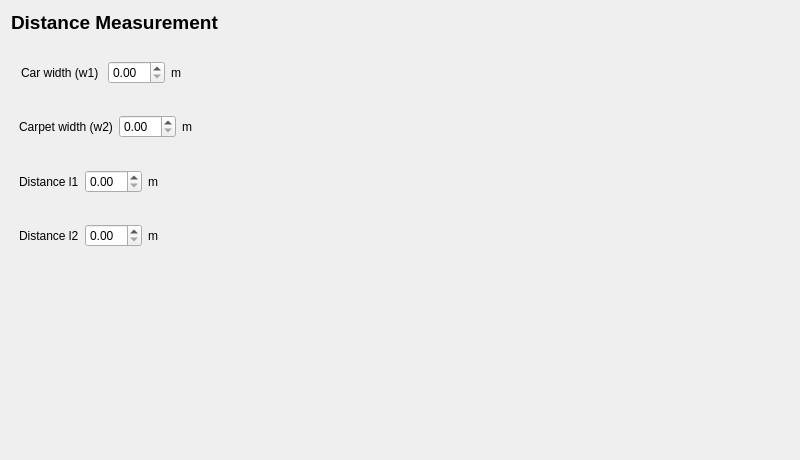
<?xml version="1.0" encoding="UTF-8"?>
<ui version="4.0">
 <class>MeasurementPage</class>
 <widget class="QWidget" name="MeasurementPage">
  <property name="windowModality">
   <enum>Qt::WindowModal</enum>
  </property>
  <property name="geometry">
   <rect>
    <x>0</x>
    <y>0</y>
    <width>800</width>
    <height>460</height>
   </rect>
  </property>
  <property name="minimumSize">
   <size>
    <width>0</width>
    <height>0</height>
   </size>
  </property>
  <property name="baseSize">
   <size>
    <width>740</width>
    <height>115</height>
   </size>
  </property>
  <property name="windowTitle">
   <string>CameraModel</string>
  </property>
  <property name="styleSheet">
   <string notr="true"/>
  </property>
  <layout class="QGridLayout" name="gridLayout_2">
   <item row="0" column="0">
    <layout class="QVBoxLayout" name="verticalLayout">
     <item>
      <widget class="QLabel" name="label_2">
       <property name="sizePolicy">
        <sizepolicy hsizetype="Preferred" vsizetype="Preferred">
         <horstretch>0</horstretch>
         <verstretch>0</verstretch>
        </sizepolicy>
       </property>
       <property name="maximumSize">
        <size>
         <width>600</width>
         <height>16777215</height>
        </size>
       </property>
       <property name="text">
        <string>&lt;html&gt;&lt;head/&gt;&lt;body&gt;&lt;p&gt;&lt;span style=&quot; font-size:14pt; font-weight:600;&quot;&gt;Distance Measurement&lt;/span&gt;&lt;/p&gt;&lt;/body&gt;&lt;/html&gt;</string>
       </property>
       <property name="wordWrap">
        <bool>true</bool>
       </property>
      </widget>
     </item>
     <item>
      <layout class="QHBoxLayout" name="horizontalLayout">
       <property name="leftMargin">
        <number>4</number>
       </property>
       <property name="topMargin">
        <number>4</number>
       </property>
       <property name="rightMargin">
        <number>4</number>
       </property>
       <property name="bottomMargin">
        <number>4</number>
       </property>
       <item>
        <layout class="QVBoxLayout" name="verticalLayout_2">
         <property name="leftMargin">
          <number>4</number>
         </property>
         <property name="topMargin">
          <number>4</number>
         </property>
         <property name="rightMargin">
          <number>4</number>
         </property>
         <property name="bottomMargin">
          <number>4</number>
         </property>
         <item>
          <layout class="QHBoxLayout" name="horizontalLayout_2">
           <property name="leftMargin">
            <number>2</number>
           </property>
           <property name="topMargin">
            <number>2</number>
           </property>
           <property name="rightMargin">
            <number>2</number>
           </property>
           <property name="bottomMargin">
            <number>2</number>
           </property>
           <item>
            <widget class="QLabel" name="label">
             <property name="text">
              <string>Car width (w1) </string>
             </property>
            </widget>
           </item>
           <item>
            <widget class="QDoubleSpinBox" name="carWidthInput"/>
           </item>
           <item>
            <widget class="QLabel" name="label_6">
             <property name="text">
              <string>m</string>
             </property>
            </widget>
           </item>
          </layout>
         </item>
         <item>
          <layout class="QHBoxLayout" name="horizontalLayout_3">
           <item>
            <widget class="QLabel" name="label_4">
             <property name="text">
              <string>Carpet width (w2)</string>
             </property>
            </widget>
           </item>
           <item>
            <widget class="QDoubleSpinBox" name="carpetWidthInput"/>
           </item>
           <item>
            <widget class="QLabel" name="label_7">
             <property name="text">
              <string>m</string>
             </property>
            </widget>
           </item>
          </layout>
         </item>
         <item>
          <layout class="QHBoxLayout" name="horizontalLayout_4">
           <item>
            <widget class="QLabel" name="label_5">
             <property name="text">
              <string>Distance l1</string>
             </property>
            </widget>
           </item>
           <item>
            <widget class="QDoubleSpinBox" name="carToCarpetDistanceInput"/>
           </item>
           <item>
            <widget class="QLabel" name="label_8">
             <property name="text">
              <string>m</string>
             </property>
            </widget>
           </item>
          </layout>
         </item>
         <item>
          <layout class="QHBoxLayout" name="horizontalLayout_5">
           <item>
            <widget class="QLabel" name="label_10">
             <property name="text">
              <string>Distance l2</string>
             </property>
            </widget>
           </item>
           <item>
            <widget class="QDoubleSpinBox" name="carpetLengthInput"/>
           </item>
           <item>
            <widget class="QLabel" name="label_9">
             <property name="text">
              <string>m</string>
             </property>
            </widget>
           </item>
          </layout>
         </item>
        </layout>
       </item>
       <item>
        <widget class="QLabel" name="label_3">
         <property name="minimumSize">
          <size>
           <width>400</width>
           <height>220</height>
          </size>
         </property>
         <property name="maximumSize">
          <size>
           <width>400</width>
           <height>220</height>
          </size>
         </property>
         <property name="styleSheet">
          <string notr="true"/>
         </property>
         <property name="text">
          <string/>
         </property>
         <property name="pixmap">
          <pixmap resource="../../../../resources.qrc">:/resources/images/distance_measurement.png</pixmap>
         </property>
         <property name="scaledContents">
          <bool>true</bool>
         </property>
         <property name="alignment">
          <set>Qt::AlignCenter</set>
         </property>
         <property name="margin">
          <number>0</number>
         </property>
        </widget>
       </item>
       <item>
        <spacer name="horizontalSpacer">
         <property name="orientation">
          <enum>Qt::Horizontal</enum>
         </property>
         <property name="sizeHint" stdset="0">
          <size>
           <width>40</width>
           <height>20</height>
          </size>
         </property>
        </spacer>
       </item>
      </layout>
     </item>
     <item>
      <spacer name="verticalSpacer">
       <property name="orientation">
        <enum>Qt::Vertical</enum>
       </property>
       <property name="sizeHint" stdset="0">
        <size>
         <width>20</width>
         <height>40</height>
        </size>
       </property>
      </spacer>
     </item>
    </layout>
   </item>
  </layout>
 </widget>
 <resources>
  <include location="../../../../resources.qrc"/>
 </resources>
 <connections/>
</ui>
